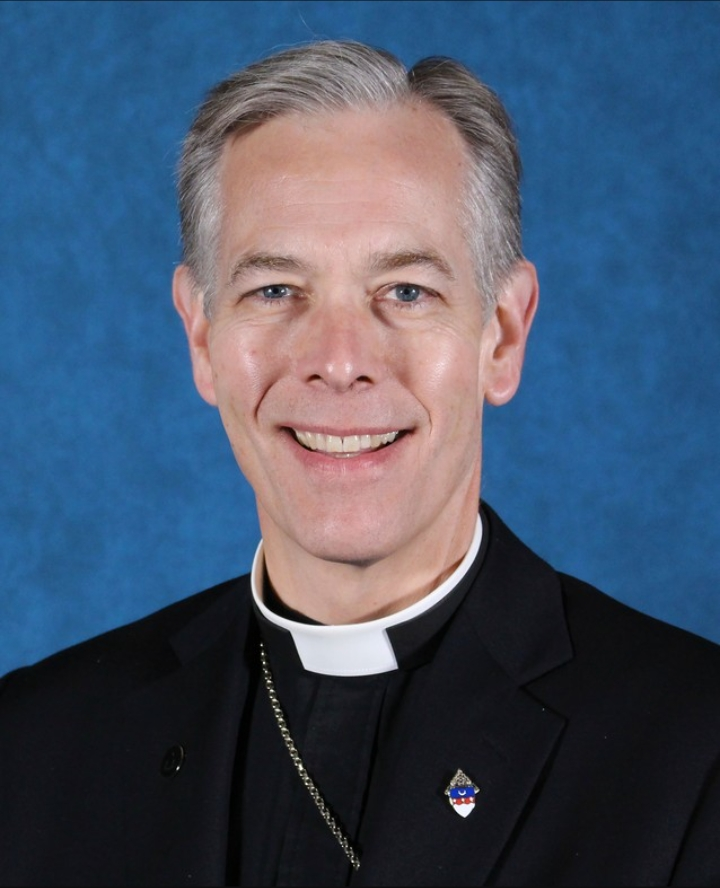
#> input picture noticias/capas/bispos-eua-discipulos-de-jesus-primeiro.jpg, 720 x 888 px
$ python -i capas_grandes.py   (imports and definitions only)
#> lines starting #> are read from the running program, lines starting #| are printed output that depends on the picture
"""Capas das notícias em tamanho bom para o Google (Discover pede imagem com pelo menos 1200 px de largura).

É preferência, não regra: nada aqui bloqueia a publicação. Sem versão cheia, fica a média; sem capa, nada acontece.

Uso: python3 tools/capas_grandes.py   troca as capas da Ludopedia em versão média (_m, ~500 px) pela versão cheia (~1000 px)
larga(arquivo) devolve uma versão 1200×675 (16:9) da imagem: a capa inteira no centro, sem esticar, e as laterais
preenchidas com a própria capa desfocada. Sem texto por cima; serve só para a imagem do NewsArticle (JSON-LD).
Ficam em img/discover/<nome>-<hash>-1200.jpg; o hash muda se a capa mudar.
"""
import hashlib
import io
import re
import sys
import urllib.request
from pathlib import Path

from PIL import Image, ImageFilter

ROOT = Path(__file__).resolve().parent.parent
CAPAS = ROOT / "noticias" / "capas"
DESTINO = ROOT / "img" / "discover"
LUDO = "https://storage.googleapis.com/ludopedia-capas/{id}.jpg"
LARG, ALT = 1200, 675


def larga(arquivo):
    """Path da versão 1200×675; imagens que já têm 1200 px de largura voltam como estão."""
    arquivo = Path(arquivo)
    with Image.open(arquivo) as im:
#> im is the input picture: PIL image 720x888 RGB; mean R, G, B 68.9, 83.3, 104.7
        if im.width >= LARG:
            return arquivo
        h = hashlib.sha256(arquivo.read_bytes()).hexdigest()[:8]
        alvo = DESTINO / f"{arquivo.stem}-{h}-{LARG}.jpg"
        if alvo.exists():
            return alvo
        im = im.convert("RGB")
        # fundo: a própria capa cobrindo o quadro inteiro, desfocada e escurecida
        esc = max(LARG / im.width, ALT / im.height)
#> esc = 1.67
        fundo = im.resize((round(im.width * esc), round(im.height * esc)), Image.LANCZOS)
        fundo = fundo.crop(((fundo.width - LARG) // 2, (fundo.height - ALT) // 2, (fundo.width - LARG) // 2 + LARG, (fundo.height - ALT) // 2 + ALT))
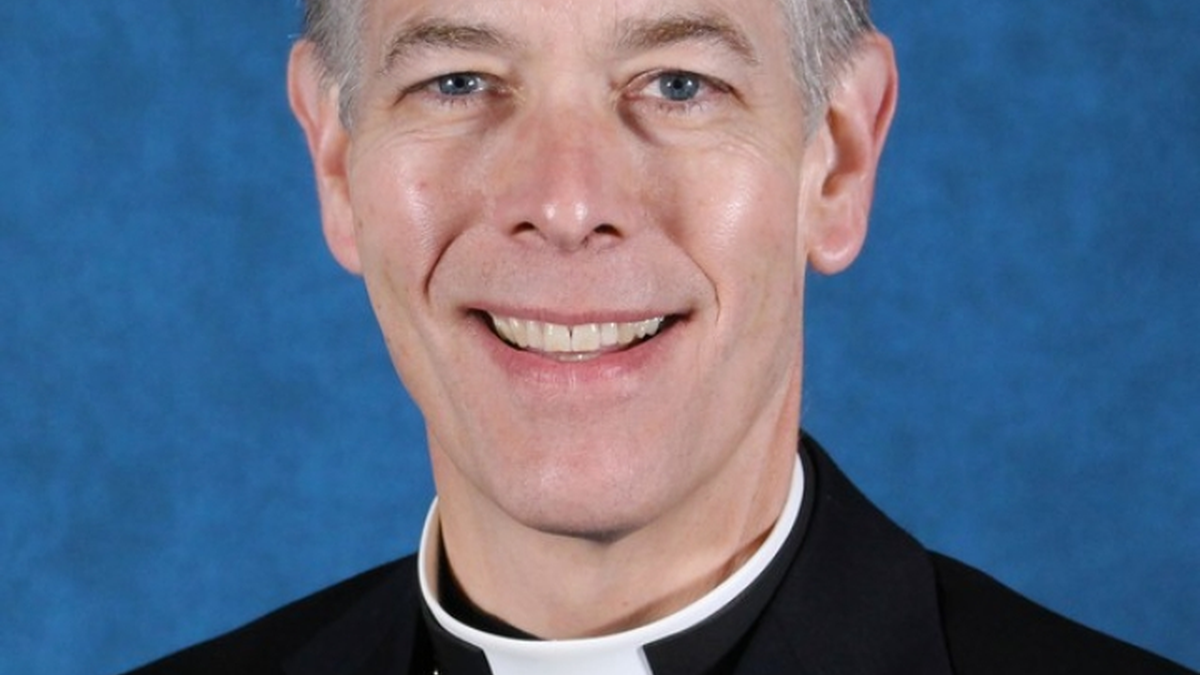
#> fundo: PIL image 1200x675 RGB; mean R, G, B 92, 107.4, 133.7
        fundo = fundo.filter(ImageFilter.GaussianBlur(28)).point(lambda v: int(v * 0.55))
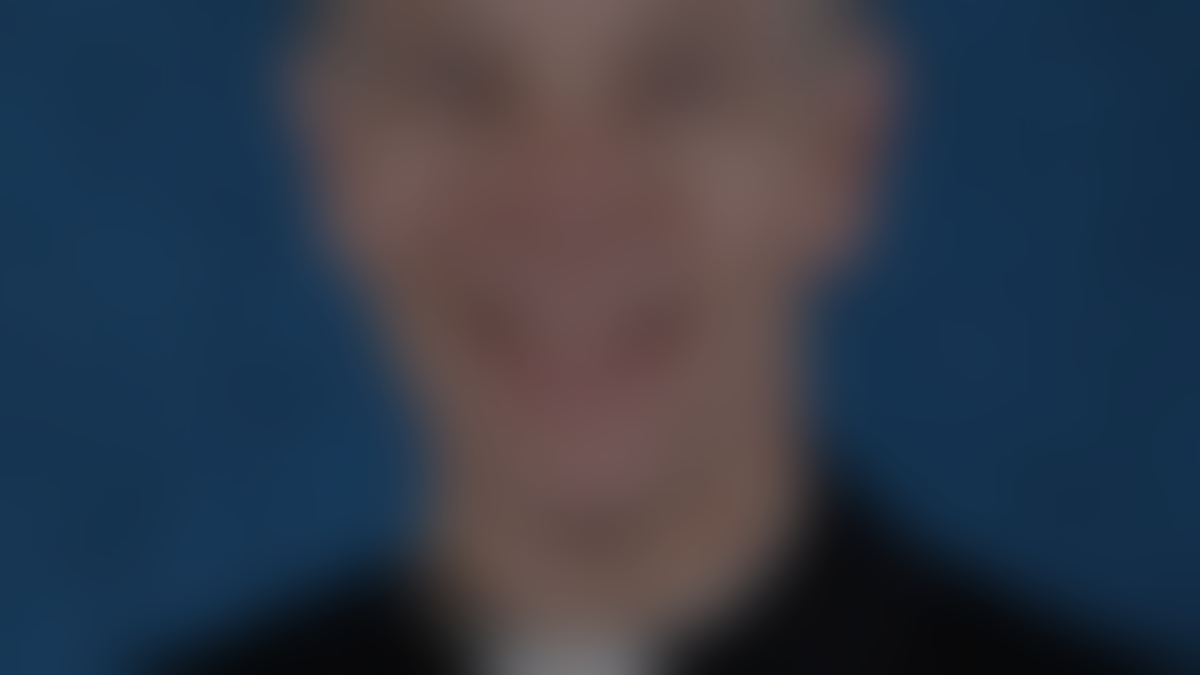
#> fundo: PIL image 1200x675 RGB; mean R, G, B 50.1, 58.6, 73
        # frente: a capa inteira, sem ampliar além do tamanho original
        f = min(ALT / im.height, LARG / im.width, 1.0) if im.height > ALT else min(ALT / im.height, 1.35)
#> f = 0.76
        frente = im.resize((round(im.width * f), round(im.height * f)), Image.LANCZOS)
        fundo.paste(frente, ((LARG - frente.width) // 2, (ALT - frente.height) // 2))
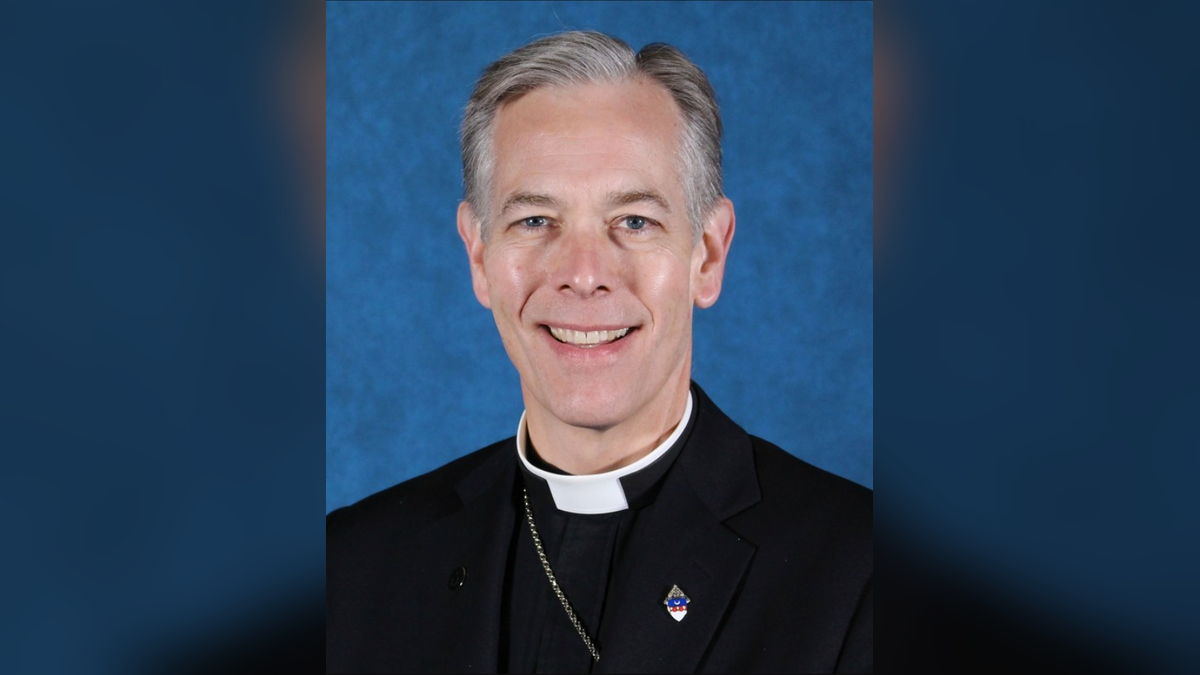
#> fundo: PIL image 1200x675 RGB; mean R, G, B 43.2, 64.2, 88.1
        DESTINO.mkdir(parents=True, exist_ok=True)
        fundo.save(alvo, "JPEG", quality=84, optimize=True, progressive=True)
        return alvo


def atualizar():
    """Troca capas da Ludopedia em versão média pela cheia; devolve quantas foram trocadas."""
    trocadas = 0
    for p in sorted(CAPAS.glob("*.jpg")):
        if not re.fullmatch(r"\d+", p.stem):
            continue
        try:
            with Image.open(p) as im:
                if im.width > 520:
                    continue
                atual = im.width
            with urllib.request.urlopen(urllib.request.Request(LUDO.format(id=p.stem), headers={"User-Agent": "PortalCristao/1.0"}), timeout=30) as r:
                dados = r.read()
            nova = Image.open(io.BytesIO(dados))
            nova.verify()
        except Exception as ex:  # sem versão cheia: fica a média
            print(f"  {p.name}: mantida ({ex.__class__.__name__})", file=sys.stderr)
            continue
        if Image.open(io.BytesIO(dados)).width > atual:
            p.write_bytes(dados)
            trocadas += 1
    return trocadas


# [2 lines not run here, left out]

>>> result = larga('../noticias/capas/bispos-eua-discipulos-de-jesus-primeiro.jpg')
